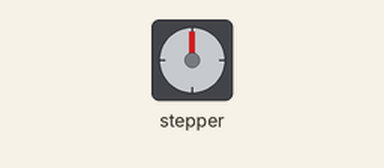
The sketch below on a simulated Arduino Uno, built with avr-gcc and run on an emulated ATmega328P. Parts: stepper motor. Wiring (inferred from the names in the program): stepper motor driver (200 steps per turn assumed): step pin 5; direction pin 4. What the sketch prints to the serial monitor is not drawn.

Above: at 0.05 s.
At 1.15 s:
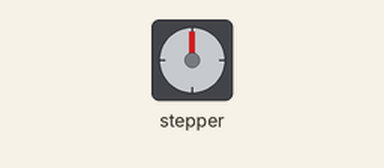
At 2.2 s:
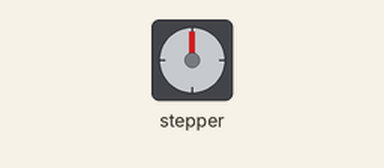
Timing chart, 0 to 5.1 s (numbered marks = the images above):
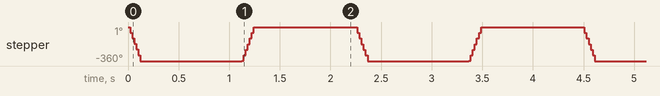

The sketch:

pulse.ino
```cpp
// 定义步进电机控制引脚
const int stepPin = 5;    // 脉冲引脚
const int dirPin = 4;     // 方向引脚

// 设置参数
const int stepsPerRevolution = 200;  // 步进电机每转步数（根据你的电机型号调整）
const int pulseWidthMicros = 100;    // 脉冲宽度（微秒）
const int speedDelay = 500;          // 每步之间的延迟（微秒）

void setup() {
  // 初始化引脚模式
  pinMode(stepPin, OUTPUT);
  pinMode(dirPin, OUTPUT);

  // 初始状态
  digitalWrite(dirPin, LOW);   // 设置初始方向

  Serial.begin(9600);
  Serial.println("步进电机控制已启动");
}

void loop() {
  // 顺时针旋转一圈
  Serial.println("顺时针旋转");
  digitalWrite(dirPin, LOW);  // 设置方向为顺时针
  rotateMotor(stepsPerRevolution);

  delay(1000);  // 暂停1秒

  // 逆时针旋转一圈
  Serial.println("逆时针旋转");
  digitalWrite(dirPin, HIGH);  // 设置方向为逆时针
  rotateMotor(stepsPerRevolution);

  delay(1000);  // 暂停1秒
}

// 旋转电机的函数
void rotateMotor(int steps) {
  for (int i = 0; i < steps; i++) {
    // 产生一个脉冲
    digitalWrite(stepPin, HIGH);
    delayMicroseconds(pulseWidthMicros);
    digitalWrite(stepPin, LOW);
    delayMicroseconds(speedDelay);
  }
}
```

Measured:
- by itself, stepper: turns 360° counter-clockwise in 0.10 s, then 360° clockwise in 0.12 s, repeating every 2.2 s
